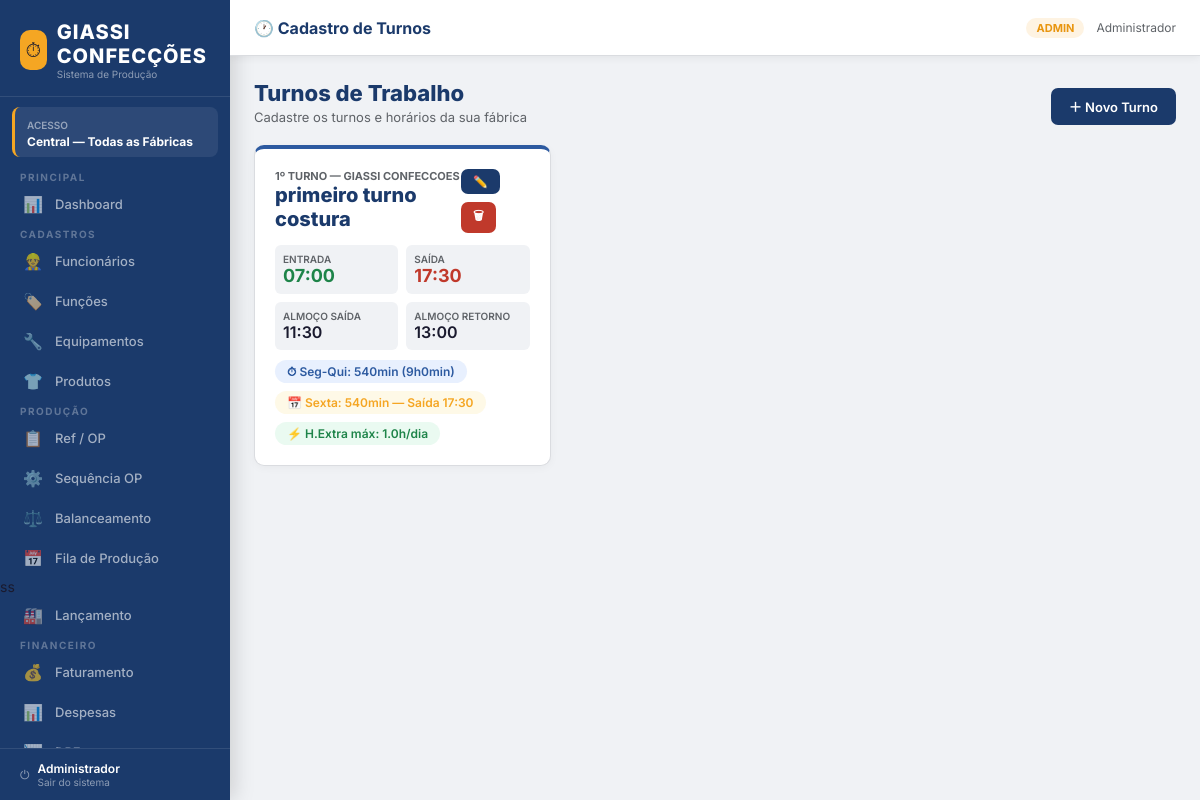
Screenshot of /turnos (signed in) with the database file from the repository.
### tables this page shows
CREATE TABLE usuarios (
        id INTEGER PRIMARY KEY AUTOINCREMENT,
        nome TEXT NOT NULL,
        login TEXT NOT NULL UNIQUE,
        senha_hash TEXT NOT NULL,
        perfil TEXT DEFAULT 'operador',
        fabrica_id INTEGER,
        ativo INTEGER DEFAULT 1,
        FOREIGN KEY(fabrica_id) REFERENCES fabricas(id)
    );

CREATE TABLE turnos (
        id INTEGER PRIMARY KEY AUTOINCREMENT,
        fabrica_id INTEGER,
        nome TEXT NOT NULL,
        numero INTEGER DEFAULT 1,
        hora_entrada TEXT NOT NULL,
        hora_saida_almoco TEXT,
        hora_entrada_almoco TEXT,
        hora_saida TEXT NOT NULL,
        hora_saida_sexta TEXT,
        tem_almoco INTEGER DEFAULT 1,
        minutos_normal INTEGER DEFAULT 0,
        minutos_sexta INTEGER DEFAULT 0,
        max_hora_extra_dia REAL DEFAULT 1.0,
        ativo INTEGER DEFAULT 1,
        obs TEXT,
        FOREIGN KEY(fabrica_id) REFERENCES fabricas(id)
    );

CREATE TABLE fabricas (
        id INTEGER PRIMARY KEY AUTOINCREMENT,
        nome TEXT NOT NULL,
        cidade TEXT,
        endereco TEXT,
        ativa INTEGER DEFAULT 1
    );

### app.py (the view)
@app.route('/turnos')
@login_required
def turnos():
    user = get_user()
    fids_list = fab_ids(user)
    ph = ','.join('?'*len(fids_list))
    c = m.conn()
    ts = c.execute("SELECT t.*,f.nome fab_nome FROM turnos t JOIN fabricas f ON t.fabrica_id=f.id WHERE t.fabrica_id IN ({}) AND t.ativo=1 ORDER BY t.numero".format(ph), fids_list).fetchall()
    fabricas = c.execute("SELECT * FROM fabricas WHERE id IN ({})".format(ph), fids_list).fetchall()
    c.close()
    return render_template('turnos.html', user=user,
                           turnos=[dict(r) for r in ts],
                           fabricas=[dict(r) for r in fabricas])

### app.py (called while the page is built)
def login_required(f):
    @wraps(f)
    def dec(*a, **kw):
        if 'uid' not in session:
            session['next'] = request.url
            return redirect(url_for('login'))
        return f(*a, **kw)
    return dec

def get_user():
    if 'uid' not in session: return None
    c = m.conn()
    u = c.execute("SELECT u.*,f.nome fab_nome FROM usuarios u LEFT JOIN fabricas f ON u.fabrica_id=f.id WHERE u.id=?",
                  (session['uid'],)).fetchone()
    c.close(); return u

def fab_ids(user):
    if user['perfil'] in ('admin','gestor'):
        c = m.conn()
        ids = [r[0] for r in c.execute("SELECT id FROM fabricas WHERE ativa=1").fetchall()]
        c.close(); return ids
    return [user['fabrica_id']]

### models.py (called while the page is built)
def conn():
    c = sqlite3.connect(DB)
    c.row_factory = sqlite3.Row
    c.execute("PRAGMA foreign_keys=ON")
    return c

### templates/turnos.html (shortened to what this page needs)
{% extends "base.html" %}
{% block page_title %}🕐 Cadastro de Turnos{% endblock %}
{% block content %}
<div class="page-header">
  <div class="page-header-left">
    <h1>Turnos de Trabalho</h1>
    <p>Cadastre os turnos e horários da sua fábrica</p>
  </div>
  <button class="btn btn-primary" onclick="novoTurno()">＋ Novo Turno</button>
</div>
<div class="grid grid-3" id="cards-turnos">
  {% for t in turnos %}
  <div class="card" style="border-top:4px solid var(--azul3)">
    <div style="display:flex;justify-content:space-between;align-items:flex-start;margin-bottom:12px">
      <div>
        <div style="font-size:11px;color:var(--cinza);font-weight:700;text-transform:uppercase">
          {{ t.numero }}º Turno — {{ t.fab_nome }}</div>
        <div style="font-size:20px;font-weight:800;color:var(--azul)">{{ t.nome }}</div>
      </div>
      <div class="btn-group">
        <button class="btn btn-sm btn-primary" onclick="editarTurno({{ t.id }})">✏️</button>
        <button class="btn btn-sm btn-danger" onclick="excluirTurno({{ t.id }},'{{ t.nome }}')">🗑</button>
      </div>
    </div>
    <div style="display:grid;grid-template-columns:1fr 1fr;gap:8px;font-size:13px">
      <div style="background:var(--bg);border-radius:6px;padding:8px">
        <div style="font-size:10px;color:var(--cinza);font-weight:600">ENTRADA</div>
        <div style="font-size:18px;font-weight:700;color:var(--verde)">{{ t.hora_entrada }}</div>
      </div>
      <div style="background:var(--bg);border-radius:6px;padding:8px">
        <div style="font-size:10px;color:var(--cinza);font-weight:600">SAÍDA</div>
        <div style="font-size:18px;font-weight:700;color:var(--verm)">{{ t.hora_saida }}</div>
      </div>
      {% if t.tem_almoco %}
      <div style="background:var(--bg);border-radius:6px;padding:8px">
        <div style="font-size:10px;color:var(--cinza);font-weight:600">ALMOÇO SAÍDA</div>
        <div style="font-size:16px;font-weight:600">{{ t.hora_saida_almoco or '—' }}</div>
      </div>
      <div style="background:var(--bg);border-radius:6px;padding:8px">
        <div style="font-size:10px;color:var(--cinza);font-weight:600">ALMOÇO RETORNO</div>
        <div style="font-size:16px;font-weight:600">{{ t.hora_entrada_almoco or '—' }}</div>
      </div>
      {% endif %}
    </div>
    <div style="margin-top:10px;display:flex;gap:8px;flex-wrap:wrap">
      <div style="background:#E8F0FE;border-radius:20px;padding:4px 12px;font-size:12px;font-weight:600;color:var(--azul3)">
        ⏱ Seg-Qui: {{ t.minutos_normal }}min ({{ (t.minutos_normal//60)|int }}h{{ t.minutos_normal%60 }}min)</div>
      {% if t.hora_saida_sexta %}
      <div style="background:#FEF9E7;border-radius:20px;padding:4px 12px;font-size:12px;font-weight:600;color:var(--amar)">
        📅 Sexta: {{ t.minutos_sexta }}min — Saída {{ t.hora_saida_sexta }}</div>
      {% endif %}
      <div style="background:#EAFAF1;border-radius:20px;padding:4px 12px;font-size:12px;font-weight:600;color:var(--verde)">
        ⚡ H.Extra máx: {{ t.max_hora_extra_dia }}h/dia</div>
    </div>
  </div>
  {% endfor %}
</div>
{% endblock %}

### templates/base.html (shortened to what this page needs)
<!DOCTYPE html>
<html lang="pt-BR">
<head>
</head>
<body>
<div class="layout">
  <nav class="sidebar">
    <div class="sid-logo">
      <div class="sid-logo-inner">
        <div class="sid-logo-icon">⏱</div>
        <div>
          <h1>GIASSI CONFECÇÕES</h1>
          <small>Sistema de Produção</small>
        </div>
      </div>
    </div>
    {% if session.fab_id %}
    <div class="sid-fab">
      <span>Fábrica Atual</span>
      <strong>{{ get_user().fab_nome if get_user() else '—' }}</strong>
    </div>
    {% else %}
    <div class="sid-fab">
      <span>Acesso</span>
      <strong>Central — Todas as Fábricas</strong>
    </div>
    {% endif %}
    <div style="overflow-y:auto;flex:1">
      <span class="nav-section">Principal</span>
      <a href="/dashboard" class="nav-item {% if request.path=='/dashboard' %}active{% endif %}">
        <span class="nav-icon">📊</span><span class="nav-label">Dashboard</span></a>
      <span class="nav-section">Cadastros</span>
      <a href="/funcionarios" class="nav-item {% if 'funcionarios' in request.path %}active{% endif %}">
        <span class="nav-icon">👷</span><span class="nav-label">Funcionários</span></a>
      <a href="/funcoes" class="nav-item {% if 'funcoes' in request.path %}active{% endif %}">
        <span class="nav-icon">🏷️</span><span class="nav-label">Funções</span></a>
      <a href="/equipamentos" class="nav-item {% if 'equipamentos' in request.path %}active{% endif %}">
        <span class="nav-icon">🔧</span><span class="nav-label">Equipamentos</span></a>
      <a href="/produtos" class="nav-item {% if 'produtos' in request.path %}active{% endif %}">
        <span class="nav-icon">👕</span><span class="nav-label">Produtos</span></a>
      <span class="nav-section">Produção</span>
      <a href="/ref-op" class="nav-item"><span class="nav-icon">📋</span><span class="nav-label">Ref / OP</span></a>
      <a  href="/sequencia-op" class="nav-item"><span class="nav-icon">⚙️</span><span class="nav-label">Sequência OP</span></a>
      <a href="/balanceamento" class="nav-item"><span class="nav-icon">⚖️</span><span class="nav-label">Balanceamento</span></a>
      <a href="/fila-producao" class="nav-item"><span class="nav-icon">📅</span><span class="nav-label">Fila de Produção</span></a>ss
      <a href="/lancamento" class="nav-item"><span class="nav-icon">🏭</span><span class="nav-label">Lançamento</span></a>
      <span class="nav-section">Financeiro</span>
      <a href="/faturamento" class="nav-item"><span class="nav-icon">💰</span><span class="nav-label">Faturamento</span></a>
      <a href="/despesas" class="nav-item"><span class="nav-icon">📊</span><span class="nav-label">Despesas</span></a>
      <a href="/dre" class="nav-item"><span class="nav-icon">📉</span><span class="nav-label">DRE</span></a>
    </div>
    <div class="sid-bottom">
      <a href="/logout">
        <span>⏻</span>
        <div>
          <div style="color:#fff;font-size:12px;font-weight:600">{{ session.nome }}</div>
          <div style="font-size:10px">Sair do sistema</div>
        </div>
      </a>
    </div>
  </nav>
  <div class="main">
    <div class="topbar">
      <div class="topbar-title">{% block page_title %}Chrona{% endblock %}</div>
      <div class="topbar-right">
        <span class="badge {% if session.perfil=='admin' %}badge-admin{% else %}badge-op{% endif %}">
          {{ session.perfil|upper }}</span>
        <span class="user-info">{{ session.nome }}</span>
      </div>
    </div>
    <div class="content">
      {% block content %}{% endblock %}
    </div>
  </div>
</div>
</body>
</html>

### templates/base.html (style rules this page uses)
* { margin:0;padding:0;box-sizing:border-box }
body { font-family:'Inter',sans-serif;background:#F0F2F5;color:#1a1a2e;font-size:14px }
:root { --azul:#1B3A6B;--azul2:#0D2347;--azul3:#2D5AA0; --amar:#F5A623;--amar2:#E8950F; --verde:#1E8449;--verm:#C0392B;--amar-c:#B7950B;--azul-c:#1A73E8; --cinza:#5F6368;--borda:#DADCE0;--bg:#F0F2F5; --white:#FFFFFF;--inp:#F8F9FA; --sid:#1B3A6B;--sid2:#0D2347; --sem-verd:#27AE60;--sem-amar:#F39C12;--sem-verm:#E74C3C;--sem-azul:#1A73E8; --sem-verd-bg:#EAFAF1;--sem-amar-bg:#FEF9E7;--sem-verm-bg:#FDEDEC;--sem-azul-bg:#E8F0FE; }
.layout { display:flex;height:100vh;overflow:hidden }
.sidebar { width:230px;background:var(--sid);display:flex;flex-direction:column; flex-shrink:0;box-shadow:4px 0 20px rgba(0,0,0,.15) }
.main { flex:1;display:flex;flex-direction:column;overflow:hidden }
.content { flex:1;overflow-y:auto;padding:24px }
.sid-logo { padding:20px 20px 16px;border-bottom:1px solid rgba(255,255,255,.1) }
.sid-logo-inner { display:flex;align-items:center;gap:10px }
.sid-logo-icon { width:40px;height:40px;background:var(--amar);border-radius:10px; display:flex;align-items:center;justify-content:center;font-size:20px }
.sid-logo h1 { color:#fff;font-size:20px;font-weight:800;letter-spacing:1px }
.sid-logo small { color:rgba(255,255,255,.5);font-size:10px;display:block }
.sid-fab { margin:10px 12px;padding:8px 12px;background:rgba(255,255,255,.08); border-radius:8px;border-left:3px solid var(--amar) }
.sid-fab span { color:rgba(255,255,255,.5);font-size:10px;text-transform:uppercase;font-weight:600 }
.sid-fab strong { color:#fff;font-size:12px;display:block;margin-top:2px }
.nav-section { padding:12px 20px 4px;color:rgba(255,255,255,.3);font-size:10px; font-weight:700;letter-spacing:1.5px;text-transform:uppercase }
.nav-item { display:flex;align-items:center;padding:10px 20px;color:rgba(255,255,255,.6); text-decoration:none;transition:all .15s;border-left:3px solid transparent;gap:12px }
.nav-icon { font-size:16px;width:20px;text-align:center }
.nav-label { font-size:13px;font-weight:500 }
.sid-bottom { margin-top:auto;padding:12px 20px;border-top:1px solid rgba(255,255,255,.1) }
.sid-bottom a { color:rgba(255,255,255,.5);font-size:12px;text-decoration:none; display:flex;align-items:center;gap:8px;transition:.15s }
.topbar { background:var(--white);border-bottom:1px solid var(--borda); padding:0 24px;height:56px;display:flex;align-items:center; justify-content:space-between;flex-shrink:0; box-shadow:0 2px 8px rgba(0,0,0,.06) }
.topbar-title { font-size:16px;font-weight:700;color:var(--azul) }
.topbar-right { display:flex;align-items:center;gap:12px }
.badge { padding:3px 10px;border-radius:20px;font-size:11px;font-weight:700 }
.badge-admin { background:#FEF3E2;color:var(--amar2) }
.user-info { font-size:12px;color:var(--cinza) }
.card { background:var(--white);border:1px solid var(--borda);border-radius:10px;padding:20px; box-shadow:0 2px 8px rgba(0,0,0,.04) }
.grid { display:grid;gap:16px }
.grid-3 { grid-template-columns:repeat(3,1fr) }
.btn { padding:9px 18px;border:none;border-radius:7px;font-size:13px;font-weight:600; cursor:pointer;transition:.15s;font-family:inherit;display:inline-flex; align-items:center;gap:6px;text-decoration:none }
.btn-primary { background:var(--azul);color:#fff }
.btn-danger { background:var(--verm);color:#fff }
.btn-sm { padding:5px 12px;font-size:12px }
.btn-group { display:flex;gap:8px;flex-wrap:wrap }
.page-header { margin-bottom:20px;display:flex;align-items:flex-end;justify-content:space-between }
.page-header-left h1 { font-size:22px;font-weight:800;color:var(--azul) }
.page-header-left p { color:var(--cinza);font-size:13px;margin-top:3px }

### rows the page displays
usuarios: nome "Administrador"
turnos: numero "1", fab_nome "GIASSI CONFECCOES", nome "primeiro turno costura", hora_entrada "07:00", hora_saida "17:30", hora_saida_almoco "11:30", hora_entrada_almoco "13:00", minutos_normal "540", minutos_normal "9", t.minutos_normal%60 "0", minutos_sexta "540", hora_saida_sexta "17:30", max_hora_extra_dia "1.0"

### other values shown
{{ session.perfil|upper }} "ADMIN"
